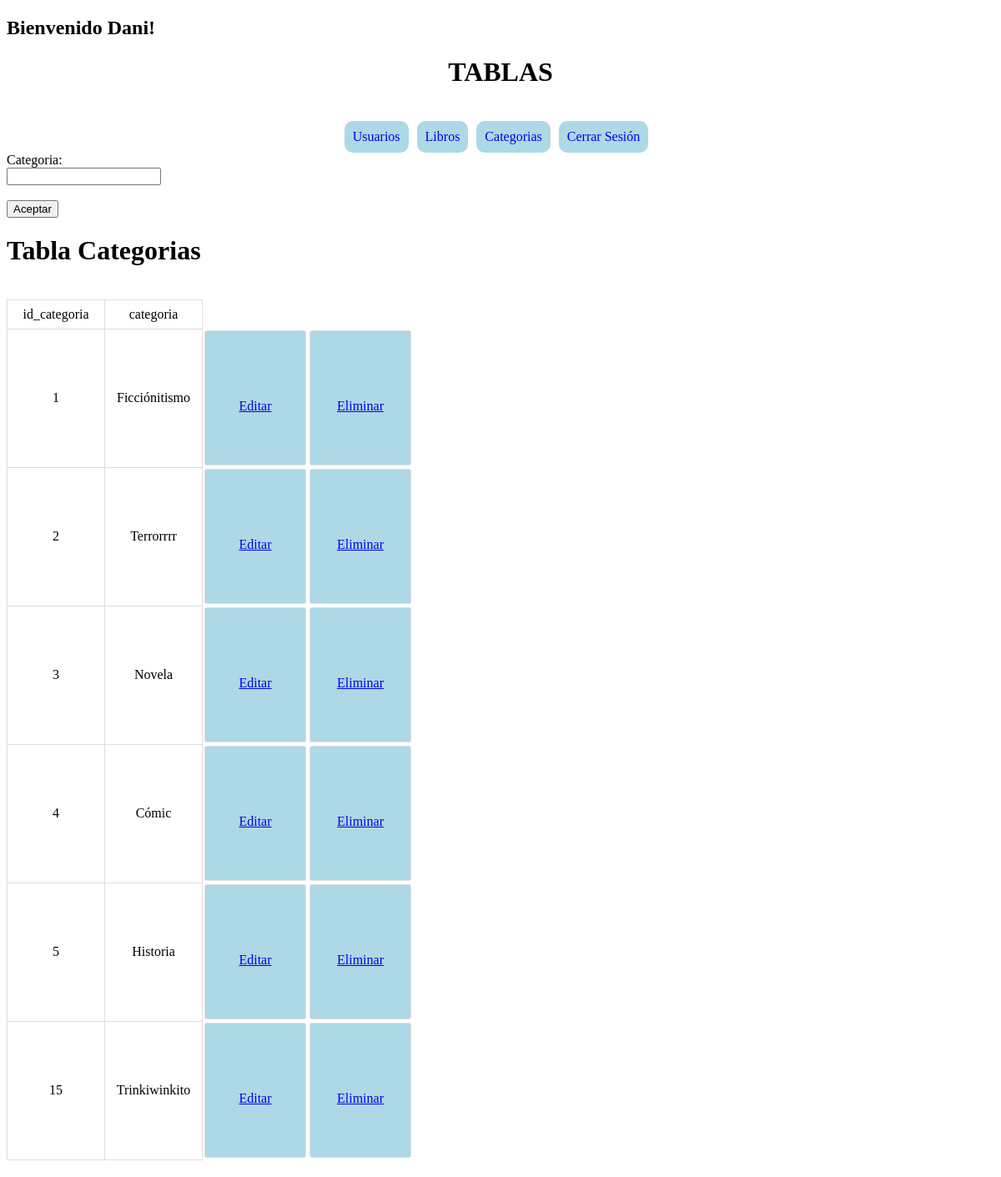
Page /libreria/Categorias.php (signed in) on the committed database.
### tables this page shows
CREATE TABLE `categorias` (
  `id_categoria` int(11) NOT NULL,
  `categoria` varchar(50) DEFAULT NULL
);

### libreria/CrudCategorias.php (called while the page is built, shortened)
<?php
class Categorias{
    public function showCategoria(){
        $sqlConnection = new Connection();
        $mySQL = $sqlConnection->getConnection();
        $sql = "SELECT * FROM categorias";
        $result = $mySQL->query($sql);
        return $result->fetch_all(MYSQLI_BOTH);
    }
}
?>

### libreria/Categorias.php (the view, shortened to what this page needs)
<?php
require("CrudCategorias.php");
$dataBase = new Categorias();
$categorias = $dataBase->showCategoria();
?>
<!DOCTYPE html>
<html lang="en">
<head>
    <link rel="stylesheet" href="style.css">
</head>
<body>
    <?php include("menu.php")?>
<table>
        <?php if (isset($_GET["editar"])){
            $id_categoria = $_GET["id_categoria"];
            $data = [$id_categoria];
            $categoriaById = $dataBase->showOneCategoria($data);
            $categoria = $categoriaById[1];
            ?>
        <form method="post" action="<?php echo $_SERVER["PHP_SELF"];?>">
            Categoria: <br><input type="text" name="nombreCategoria" value="<?php echo $categoria;?>"><br><br>
            <input type="hidden" name="id_categoria" value="<?php echo $id_categoria;?>">
            <input type="submit" value="Aceptar" name="enviarEditar">
        </form>
            <?php }else if($_SESSION['rol'] == "admin"){?>
                <form method="post" action="<?php echo $_SERVER["PHP_SELF"];?>">
            Categoria: <br><input type="text" name="nombreCategoria"><br><br>
            <input type="submit" value="Aceptar" name="enviar">
        </form>
                <?php }?>
    <h1>Tabla Categorias</h1>
    <br>
        <tr>
            <td>id_categoria</td>
            <td>categoria</td>
        </tr>
        <?php
foreach ($categorias as $cat) { ?>
        <tr>
            <td><?php echo $cat[0];?></td>
            <td><?php echo $cat[1];?></td>
            <?php if($_SESSION['rol'] == "admin"){?>
            <td class="edit-button"><a href="Categorias.php?id_categoria=<?php echo $cat[0];?>&editar">Editar</a></td>
            <td class="delete-button" ><a href="#" onclick="eliminarCategoria('<?php echo $cat[0];?>','<?php echo $cat[1];?>')">Eliminar</a></td>
                <?php }?>
        </tr>
        <?php }?>
    </table>
</body>
</html>

### libreria/style.css (style rules this page uses)
table { width: 100%; border-collapse: collapse; margin-bottom: 20px; }
th, td { border: 1px solid #dddddd; text-align: left; padding: 8px; }
td:last-child, th:last-child { text-align: center; }
td { width: 100px; text-align: center; }
td a { padding-top: 20px; }
.edit-button, .delete-button { padding: 5px 10px; text-decoration: none; margin: 2px; display: inline-flex; justify-content: center; align-items: center; border-radius: 3px; cursor: pointer; width: 100px; height: 150px; }
.edit-button { background-color: lightblue; color: black; text-align: center; }
.delete-button { background-color: lightblue; color: black; text-align: center; }

### rows in the picture
categorias: id_categoria "1", categoria "Ficciónitismo"
categorias: id_categoria "2", categoria "Terrorrrr"
categorias: id_categoria "3", categoria "Novela"
categorias: id_categoria "4", categoria "Cómic"
categorias: id_categoria "5", categoria "Historia"
categorias: id_categoria "15", categoria "Trinkiwinkito"

### other values in the picture
$_SESSION['usuario'] "Dani"
